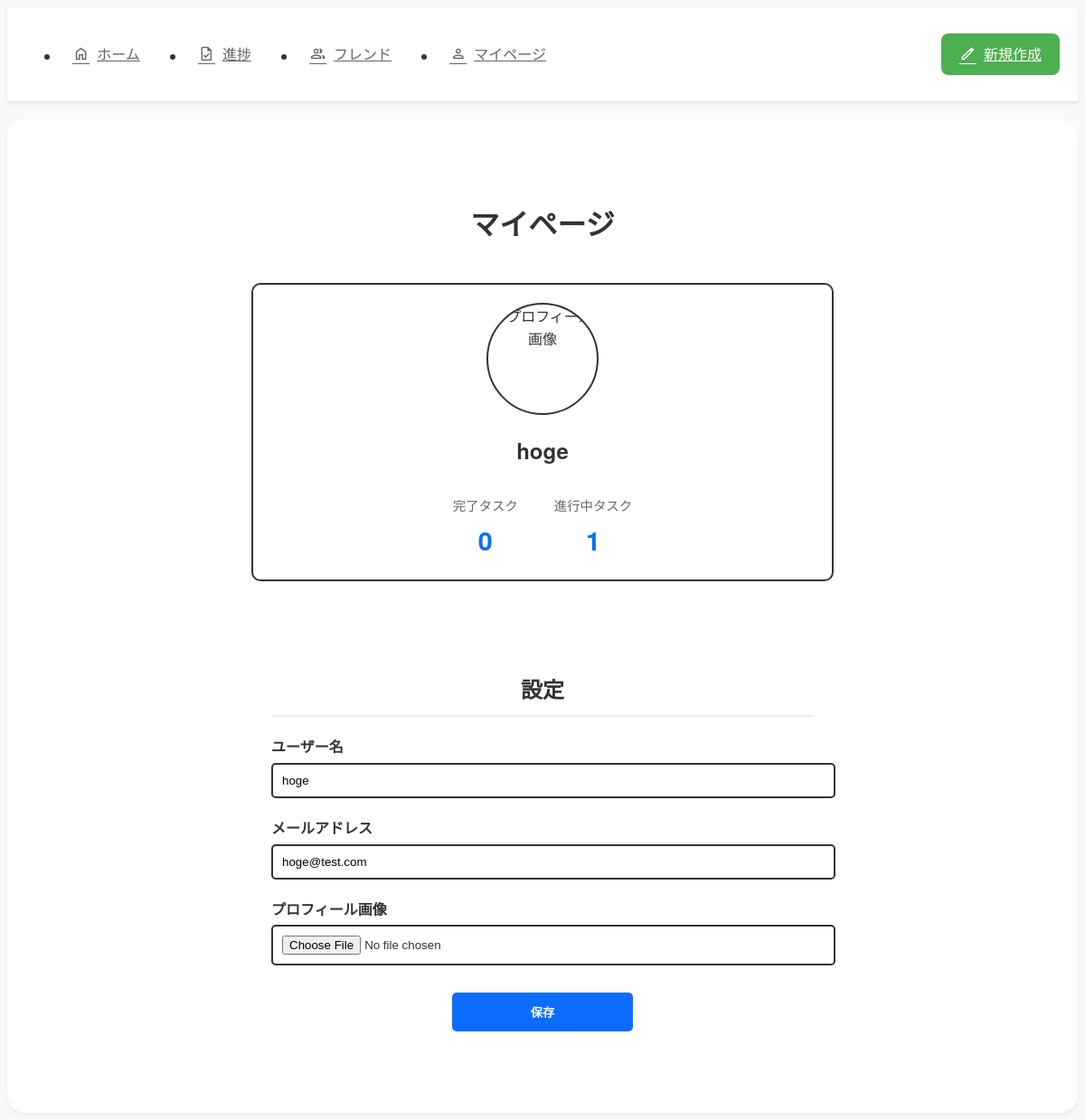
The app's page /mypage/ (signed in), older data.
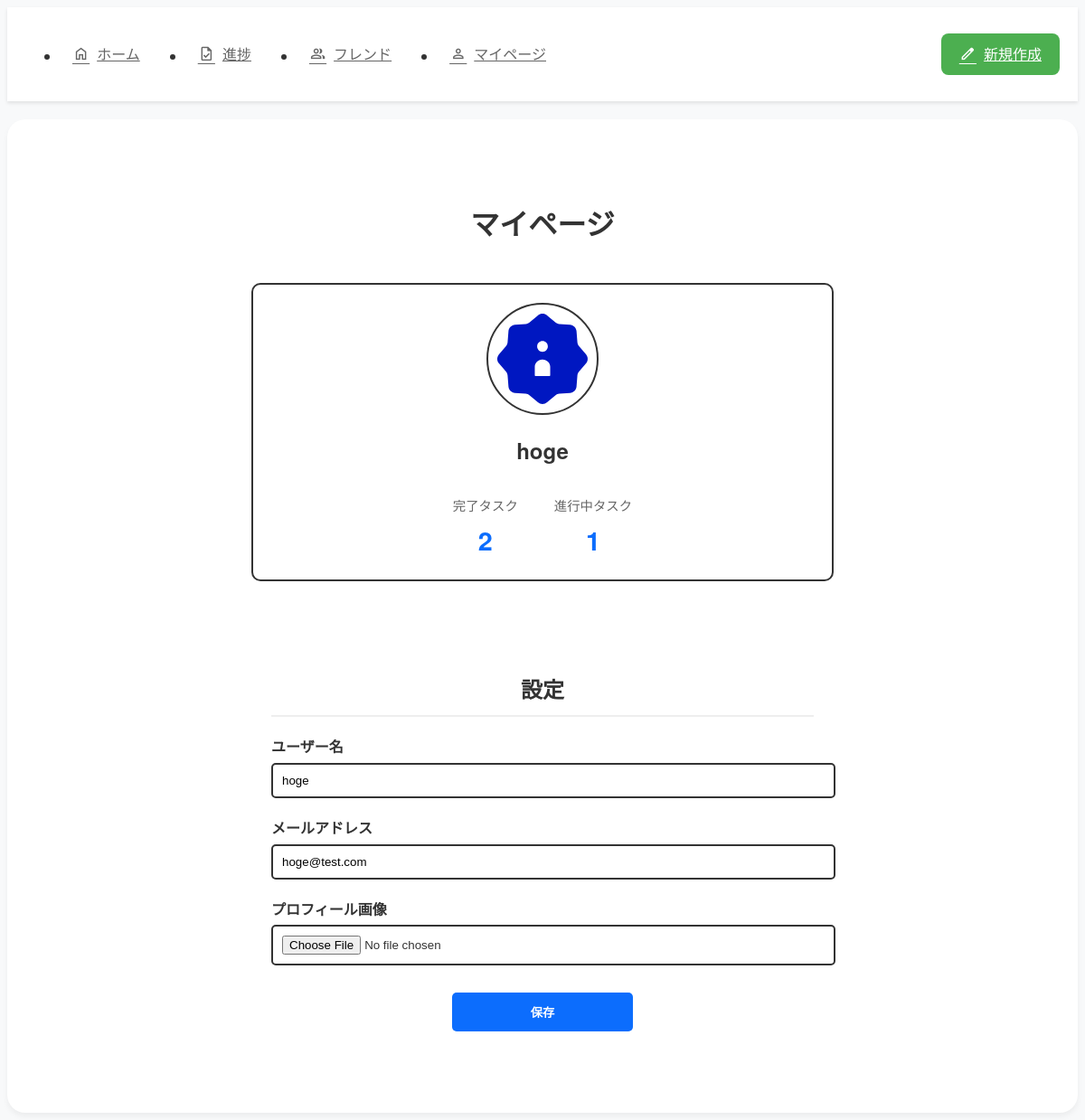
The same page, newer data.
### home/models.py (models this page shows, shortened)
class CustomUser(AbstractUser):
    profile_image = models.ImageField(upload_to='profile_images/', null=True, blank=True)
    bio = models.TextField(max_length=500, blank=True)
    affiliation = models.CharField(max_length=100, blank=True)
    created_at = models.DateTimeField(auto_now_add=True)
    updated_at = models.DateTimeField(auto_now=True)
    class Meta:
        verbose_name = 'ユーザー'
        verbose_name_plural = 'ユーザー'

### home/views.py (the view, shortened to what this page needs)
# urls.py: path('mypage/', views.mypage_view, name='mypage'),
@login_required
def mypage_view(request):
    user = request.user
    tasks = Task.objects.filter(user=user)
    completed_tasks_count = tasks.filter(completed=True).count()
    ongoing_tasks_count = tasks.filter(completed=False).count()
    context = {
        'user': user,
        'completed_tasks_count': completed_tasks_count,
        'ongoing_tasks_count': ongoing_tasks_count
    }
    return render(request, 'home/mypage.html', context)

### home/templates/home/mypage.html (shortened to what this page needs)
{% extends 'base.html' %}
{% load static %}
{% block content %}
<main class="container">
    <section class="profile-section">
        <h1 class="page-title">マイページ</h1>
        <div class="profile-info">
            <div class="profile-header">
                <div class="profile-avatar">
                    {% if user.profile_image %}
                        <img src="{{ user.profile_image.url }}" alt="プロフィール画像">
                    {% else %}
                        <img src="{% static 'images/default-avatar.png' %}" alt="プロフィール画像">
                    {% endif %}
                </div>
                <h2 class="profile-name">{{ user.username }}</h2>
            </div>
            <div class="profile-stats">
                <div class="stat-item">
                    <span class="stat-label">完了タスク</span>
                    <span class="stat-value">{{ completed_tasks_count|default:0 }}</span>
                </div>
                <div class="stat-item">
                    <span class="stat-label">進行中タスク</span>
                    <span class="stat-value">{{ ongoing_tasks_count|default:0 }}</span>
                </div>
            </div>
        </div>
    </section>
    <section class="settings-section">
        <h2 class="section-title">設定</h2>
        <form method="post" class="settings-form" enctype="multipart/form-data">
            <div class="form-group">
                <label for="username">ユーザー名</label>
                <input type="text" id="username" name="username" value="{{ user.username }}" class="form-control">
            </div>
            <div class="form-group">
                <label for="email">メールアドレス</label>
                <input type="email" id="email" name="email" value="{{ user.email }}" class="form-control">
            </div>
            <div class="form-group">
                <label for="profile_image">プロフィール画像</label>
                <input type="file" id="profile_image" name="profile_image" class="form-control-file">
            </div>
            <button type="submit" class="save-button">保存</button>
        </form>
    </section>
</main>
{% endblock %}

### home/templates/base.html (shortened to what this page needs)
{% load static %}
<!DOCTYPE html>
<html lang="ja">
<head>
    <link rel="stylesheet" href="https://unpkg.com/destyle.css@4.0.1/destyle.css">
    <link href="{% static 'css/style.css' %}" rel="stylesheet">
    <link href="{% static 'css/index.css' %}" rel="stylesheet">
    <link href="{% static 'css/form.css' %}" rel="stylesheet">
    <link href="{% static 'css/mypage.css' %}" rel="stylesheet">
    <link href="{% static 'css/progress.css' %}" rel="stylesheet">
</head>
<body>
    <header>
        <div class="inner">
            <nav>
                <ul>
                    <li><a href="{% url 'index' %}"><span class="material-symbols-outlined">home</span>ホーム</a></li>
                    <li><a href="{% url 'progress' %}"><span class="material-symbols-outlined">task</span>進捗</a></li>
                    <li><a href="{% url 'friends' %}"><span class="material-symbols-outlined">group</span>フレンド</a></li>
                    <li><a href="{% url 'mypage' %}"><span class="material-symbols-outlined">person</span>マイページ</a></li>
                </ul>
            </nav>
            <div class="create">
                <a href="{% url 'add' %}" class="create-button">
                    <span class="material-symbols-outlined">edit</span>
                    <span class="create-text">新規作成</span>
                </a>
            </div>
        </div>
    </header>
    {% block content %}
    {% endblock %}
</body>
</html>

### static/css/style.css (style rules this page uses)
body { color: #333; font-family: "LINE Seed JP", "Helvetica Neue", Arial, "Noto Sans JP", sans-serif; background-color: #f8f9fa; line-height: 1.6; }
header { padding: 15px 0; width: 100%; background-color: #fff; box-shadow: 0 2px 4px rgba(0, 0, 0, 0.1); position: sticky; top: 0; z-index: 1000; }
header .inner { display: flex; max-width: 1200px; margin: 0 auto; align-items: center; padding: 0 20px; }
header .inner nav { margin-right: auto; }
header .inner nav ul { display: flex; gap: 40px; }
header .inner nav ul li a { display: flex; align-items: center; gap: 8px; color: #666; font-weight: 500; padding: 8px 12px; border-radius: 8px; transition: all 0.2s ease; }
header .inner nav ul li a .material-symbols-outlined { font-size: 1.2rem; display: flex; align-items: center; }
header .inner .create .create-button { display: flex; align-items: center; gap: 8px; background-color: #4CAF50; color: white; padding: 10px 20px; border-radius: 8px; font-weight: 500; transition: all 0.2s ease; }
header .inner .create .create-button .material-symbols-outlined { font-size: 1.2rem; display: flex; align-items: center; }
main { max-width: 1200px; margin: 0 auto; padding: 40px 20px; }
.container { background-color: #fff; border-radius: 20px; box-shadow: 0 4px 6px rgba(0, 0, 0, 0.05); padding: 30px; margin-top: 20px; }

### static/css/index.css (style rules this page uses)
h1 { font-weight: bold; font-size: 2rem; text-align: center; margin: 40px 20px; }
.section-title { font-size: 1.5rem; font-weight: bold; margin-bottom: 20px; color: #333; border-bottom: 2px solid #eee; padding-bottom: 10px; }

### static/css/mypage.css (style rules this page uses)
.profile-section { padding: 20px; margin-bottom: 40px; }
.profile-section .profile-info { max-width: 600px; margin: 0 auto; padding: 20px; border: 2px solid #333; border-radius: 10px; }
.profile-section .profile-info .profile-header { text-align: center; margin-bottom: 30px; }
.profile-section .profile-info .profile-header .profile-avatar { width: 120px; height: 120px; margin: 0 auto 15px; border-radius: 50%; overflow: hidden; border: 2px solid #333; }
.profile-section .profile-info .profile-header .profile-avatar img { width: 100%; height: 100%; -o-object-fit: cover; object-fit: cover; }
.profile-section .profile-info .profile-header .profile-name { font-size: 1.5rem; font-weight: bold; }
.profile-section .profile-info .profile-stats { display: flex; justify-content: center; gap: 40px; }
.profile-section .profile-info .profile-stats .stat-item { text-align: center; }
.profile-section .profile-info .profile-stats .stat-item .stat-label { display: block; margin-bottom: 5px; font-size: 0.9rem; color: #666; }
.profile-section .profile-info .profile-stats .stat-item .stat-value { font-size: 1.8rem; font-weight: bold; color: #0c6dfd; }
.settings-section { max-width: 600px; margin: 0 auto 40px; padding: 20px; }
.settings-section h2 { font-size: 1.5rem; font-weight: bold; margin-bottom: 20px; text-align: center; }
.settings-section .settings-form .form-group { margin-bottom: 20px; }
.settings-section .settings-form .form-group label { display: block; margin-bottom: 5px; font-weight: bold; }
.settings-section .settings-form .form-group input { width: 100%; padding: 10px; border: 2px solid #333; border-radius: 5px; }
.settings-section .settings-form .save-button { display: block; width: 200px; margin: 30px auto 0; padding: 12px 0; background-color: #0c6dfd; color: white; border: none; border-radius: 5px; font-weight: bold; cursor: pointer; transition: opacity 0.2s; }

Row changes from the older to the newer data that the page shows:
changed CustomUser "hoge": profile_image: picture added
Text that changed along with them:
{{ completed_tasks_count|default:0 }}: "0" → "2"
